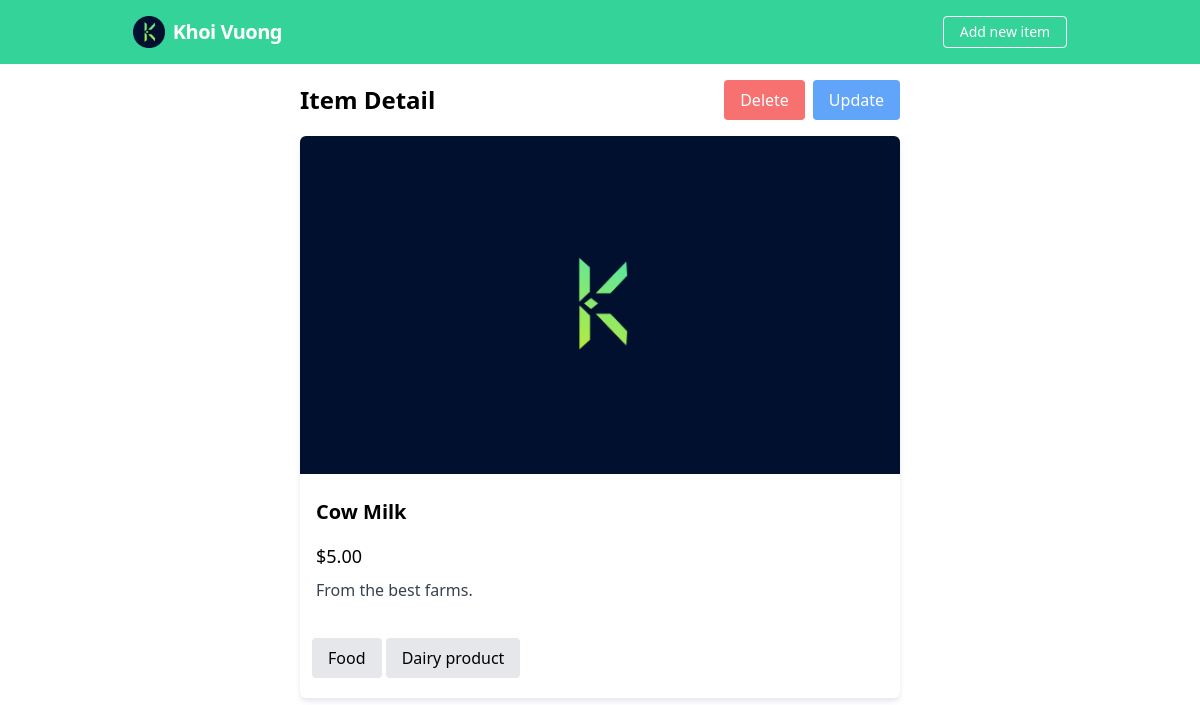
Screenshot of /item/4 with the database file from the repository.
### tables this page shows
CREATE TABLE items(
                    id              INTEGER PRIMARY KEY AUTOINCREMENT,
                    title           TEXT,
                    description     TEXT,
                    price           REAL,
                    image           TEXT,
                    category_id     INTEGER,
                    subcategory_id  INTEGER,
                    FOREIGN KEY(category_id) REFERENCES categories(id),
                    FOREIGN KEY(subcategory_id) REFERENCES subcategories(id)
);

CREATE TABLE categories(
                    id              INTEGER PRIMARY KEY AUTOINCREMENT,
                    name            TEXT
);

CREATE TABLE subcategories(
                    id              INTEGER PRIMARY KEY AUTOINCREMENT,
                    name            TEXT,
                    category_id     INTEGER,
                    FOREIGN KEY(category_id) REFERENCES categories(id)
);

### app.py (the view)
@app.route("/item/<int:item_id>")
def item(item_id):
    c = get_db().cursor()
    c.execute("""SELECT
                i.id, i.title, i.description, i.price, i.image, c.name, s.name
                FROM
                items AS i
                INNER JOIN categories AS c ON i.category_id = c.id
                INNER JOIN subcategories AS s ON i.subcategory_id = s.id
                WHERE i.id = {}""".format(item_id),
    )
    row = c.fetchone()
    try:
        item = {
            "id": row[0],
            "title": row[1],
            "description": row[2],
            "price": row[3],
            "image": row[4],
            "category": row[5],
            "subcategory": row[6]
        }
    except:
        item = {}
    if item:
      deleteItemForm = DeleteItemForm()
      return render_template("item.html", item=item, deleteItemForm=deleteItemForm)
    return redirect(url_for("home"))

### app.py
class DeleteItemForm(FlaskForm):
  submit = SubmitField("Delete")

### app.py (called while the page is built)
def get_db():
  db = getattr(g, "_database", None)
  if db is None:
    db = g._database = sqlite3.connect("db/globomantics.db")
  return db

@app.teardown_appcontext
def close_connection(exception):
  db = getattr(g, "_database", None)
  if db is not None:
    db.close()

### templates/item.html
{% extends 'base.html' %} {% block title %} Item Detail {% endblock %} {% block
content %}
<div class="flex flex-col items-center justify-center mb-5">
  <div class="w-1/2 flex justify-between items-center">
    <h1 class="text-2xl font-bold my-5">Item Detail</h1>
    <div class="flex items-center">
      <form
        method="POST"
        action="{{ url_for('delete_item', item_id=item.id) }}"
        class="mr-2"
      >
        {{ deleteItemForm.hidden_tag() }} {{
        deleteItemForm.submit(class="bg-red-400 text-white hover:bg-red-500 py-2
        px-4 rounded inline-flex items-center", onclick="return confirm('Are you
        sure to delete this item?');")}}
      </form>
      <form
        method="POST"
        action="{{ url_for('delete_item', item_id=item.id) }}"
      >
        <button
          class="bg-blue-400 text-white hover:bg-blue-500 py-2 px-4 rounded inline-flex items-center"
        >
          <span>Update</span>
        </button>
      </form>
    </div>
  </div>
  <div
    class="w-1/2 cursor-pointer rounded-md shadow-md shadow-gray-200 hover:bg-gray-50 transition-all"
  >
    <img
      class="aspect-video bg-cover w-full rounded-t-md"
      src="{{ url_for('static', filename='images/banner_logo.png') }}"
    />
    <div class="p-4">
      <p class="font-semibold text-xl py-2">{{ item.title }}</p>
      <p class="text-lg py-2">{{ "$%.2f"|format(item.price) }}</p>
      <p class="font-light text-gray-700 text-justify line-clamp-3">
        {{item.description}}
      </p>
    </div>
    <div class="p-3">
      <p class="inline-block bg-gray-200 text-base py-2 px-4 my-2 rounded">
        {{ item.category }}
      </p>
      <p class="inline-block bg-gray-200 text-base py-2 px-4 my-2 rounded">
        {{ item.subcategory }}
      </p>
    </div>
  </div>
</div>
{% endblock %}

### static/style.css (style rules this page uses)
* { margin: 0; padding: 0; box-sizing: border-box; }

### rows the page displays
items: title "Cow Milk", price "$5.00", description "From the best farms."
categories: category "Food"
subcategories: subcategory "Dairy product"
